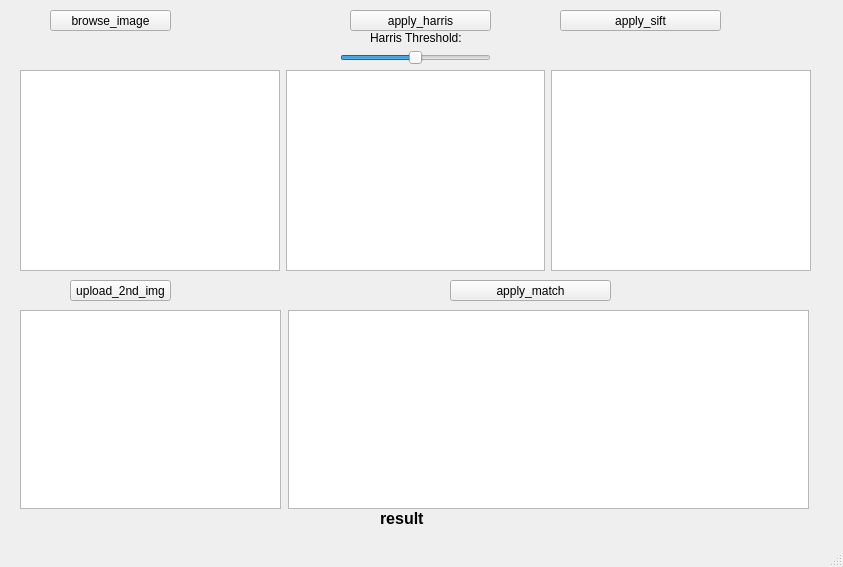
<?xml version="1.0" encoding="UTF-8"?>
<ui version="4.0">
 <class>open_image</class>
 <widget class="QMainWindow" name="open_image">
  <property name="geometry">
   <rect>
    <x>0</x>
    <y>0</y>
    <width>843</width>
    <height>567</height>
   </rect>
  </property>
  <property name="windowTitle">
   <string>MainWindow</string>
  </property>
  <widget class="QWidget" name="centralwidget">
   <widget class="QPushButton" name="browse_image">
    <property name="geometry">
     <rect>
      <x>50</x>
      <y>10</y>
      <width>121</width>
      <height>21</height>
     </rect>
    </property>
    <property name="text">
     <string>browse_image</string>
    </property>
   </widget>
   <widget class="QPushButton" name="apply_harris">
    <property name="geometry">
     <rect>
      <x>350</x>
      <y>10</y>
      <width>141</width>
      <height>21</height>
     </rect>
    </property>
    <property name="text">
     <string>apply_harris</string>
    </property>
   </widget>
   <widget class="QPushButton" name="apply_sift">
    <property name="geometry">
     <rect>
      <x>560</x>
      <y>10</y>
      <width>161</width>
      <height>21</height>
     </rect>
    </property>
    <property name="text">
     <string>apply_sift</string>
    </property>
   </widget>
   <widget class="QWidget" name="layoutWidget">
    <property name="geometry">
     <rect>
      <x>20</x>
      <y>70</y>
      <width>791</width>
      <height>201</height>
     </rect>
    </property>
    <layout class="QHBoxLayout" name="horizontalLayout">
     <item>
      <widget class="QGraphicsView" name="original_graphicsView"/>
     </item>
     <item>
      <widget class="QGraphicsView" name="harris_graphicsView"/>
     </item>
     <item>
      <widget class="QGraphicsView" name="sift_graphicsView"/>
     </item>
    </layout>
   </widget>
   <widget class="QSlider" name="horizontalSlider_harris_threshold">
    <property name="geometry">
     <rect>
      <x>340</x>
      <y>50</y>
      <width>151</width>
      <height>16</height>
     </rect>
    </property>
    <property name="maximum">
     <number>100</number>
    </property>
    <property name="singleStep">
     <number>1</number>
    </property>
    <property name="value">
     <number>50</number>
    </property>
    <property name="orientation">
     <enum>Qt::Horizontal</enum>
    </property>
   </widget>
   <widget class="QLabel" name="harris_threshold">
    <property name="geometry">
     <rect>
      <x>370</x>
      <y>30</y>
      <width>111</width>
      <height>16</height>
     </rect>
    </property>
    <property name="text">
     <string>Harris Threshold:</string>
    </property>
   </widget>
   <widget class="QPushButton" name="upload_2nd_img">
    <property name="geometry">
     <rect>
      <x>70</x>
      <y>280</y>
      <width>101</width>
      <height>21</height>
     </rect>
    </property>
    <property name="text">
     <string>upload_2nd_img</string>
    </property>
   </widget>
   <widget class="QGraphicsView" name="graphicsView_2nd_img">
    <property name="geometry">
     <rect>
      <x>20</x>
      <y>310</y>
      <width>261</width>
      <height>199</height>
     </rect>
    </property>
    <property name="mouseTracking">
     <bool>false</bool>
    </property>
   </widget>
   <widget class="QGraphicsView" name="graphicsView_matching">
    <property name="geometry">
     <rect>
      <x>288</x>
      <y>310</y>
      <width>521</width>
      <height>199</height>
     </rect>
    </property>
   </widget>
   <widget class="QPushButton" name="apply_match">
    <property name="geometry">
     <rect>
      <x>450</x>
      <y>280</y>
      <width>161</width>
      <height>21</height>
     </rect>
    </property>
    <property name="text">
     <string>apply_match</string>
    </property>
   </widget>
   <widget class="QLabel" name="match_result">
    <property name="geometry">
     <rect>
      <x>380</x>
      <y>510</y>
      <width>271</width>
      <height>16</height>
     </rect>
    </property>
    <property name="font">
     <font>
      <pointsize>12</pointsize>
      <weight>75</weight>
      <bold>true</bold>
     </font>
    </property>
    <property name="text">
     <string>result</string>
    </property>
   </widget>
  </widget>
  <widget class="QMenuBar" name="menubar">
   <property name="geometry">
    <rect>
     <x>0</x>
     <y>0</y>
     <width>843</width>
     <height>21</height>
    </rect>
   </property>
  </widget>
  <widget class="QStatusBar" name="statusbar"/>
 </widget>
 <resources/>
 <connections/>
</ui>
